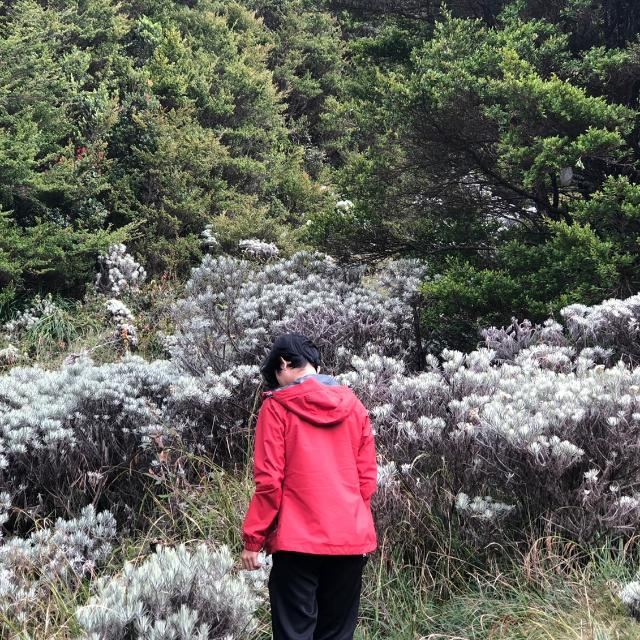
#> input picture PCD/Praktikum 7/rahmat.jpg, 640 x 640 px
$ jupyter execute Konvolusi_76.ipynb
#> lines starting #> are read from the running program, lines starting #| are printed output that depends on the picture
[cell 1]
#import library yang dibutuhkan
import matplotlib.pyplot as plt
from skimage.io import imread
import numpy as np
import cv2

# membuat variabel untuk membaca file gambar dan mencetak ukurannya
citra1 = imread("rahmat.jpg")
#> citra1 is the input picture: shape (640, 640, 3); mean R, G, B 103, 98.2, 91.2
print(citra1.shape)
#| (640, 640, 3)

#mencetak gambar
plt.imshow(citra1, cmap='gray')

[cell 2]
# Proses Konvolusi
# Membuat matriks
kernel = np.array([[-1, 0, -1],
                   [0, 4, 0],
                   [-1, 0, -1]])

citraOutput = cv2.filter2D(citra1, -1, kernel) # melakukan konvolusi antara citra 1 dengan kernel , dengan depth -1 yg menghasilkan depth yang sama antara output dan input
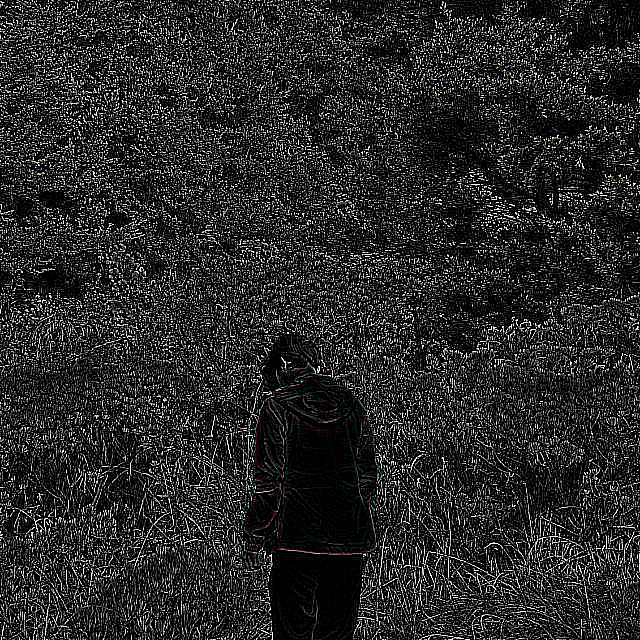
#> citraOutput: shape (640, 640, 3); mean R, G, B 41.6, 41.6, 41.6

fig, axes = plt.subplots(1, 2, figsize=(12, 12))
ax = axes.ravel()

ax[0].imshow(citra1, cmap = 'gray')
ax[0].set_title("Citra Input")
ax[1].imshow(citraOutput, cmap = 'gray')
ax[1].set_title("Citra Output")
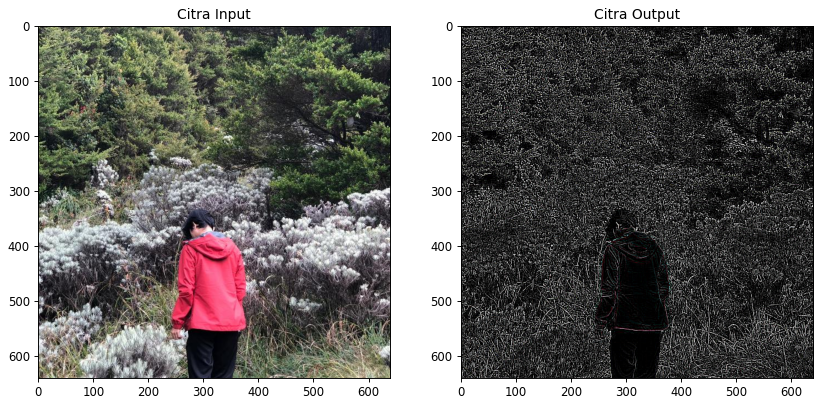
#> figure drawn by matplotlib, 2 panels

$ run again, with PCD/Praktikum 7/cat.png saved as PCD/Praktikum 7/rahmat.jpg
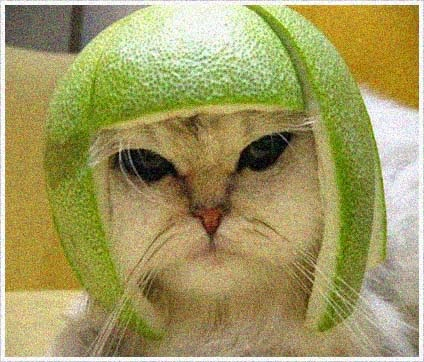
#> input picture PCD/Praktikum 7/cat.png, 424 x 362 px
#> citra1 is the input picture: shape (362, 424, 3); mean R, G, B 161.9, 154.1, 97.9
#| (362, 424, 3)
#> `citraOutput = cv2.filter2D(citra1, -1, kernel)`:
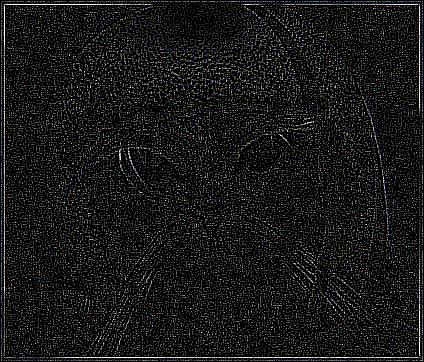
#> citraOutput: shape (362, 424, 3); mean R, G, B 24.1, 24.1, 24.1
#> `[cell 2] # Proses Konvolusi # Membuat matriks kernel = np.array([[-1, ..`:
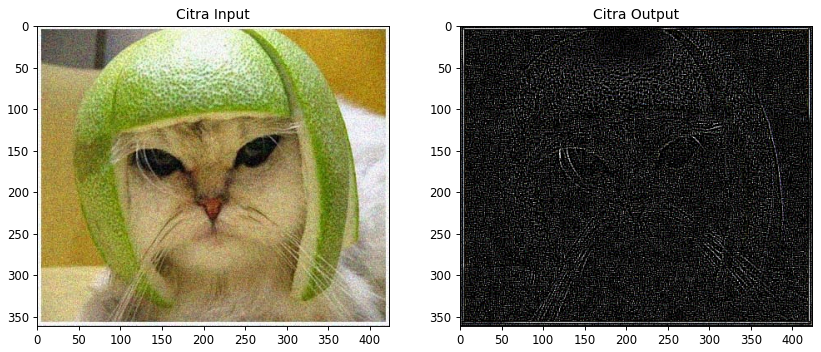
#> figure drawn by matplotlib, 2 panels
